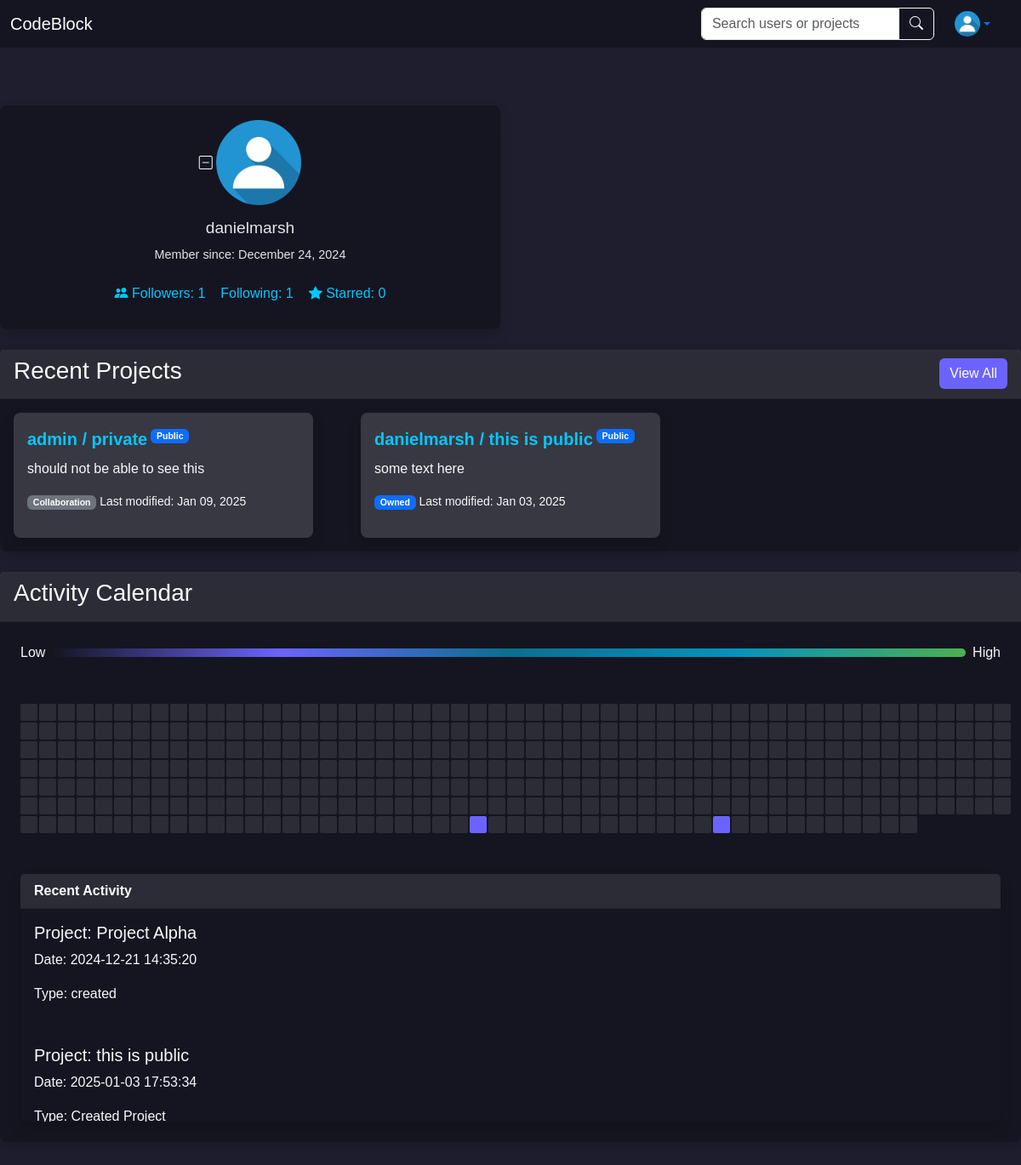
Page /profile/danielmarsh/ (signed in) on the earlier database version.
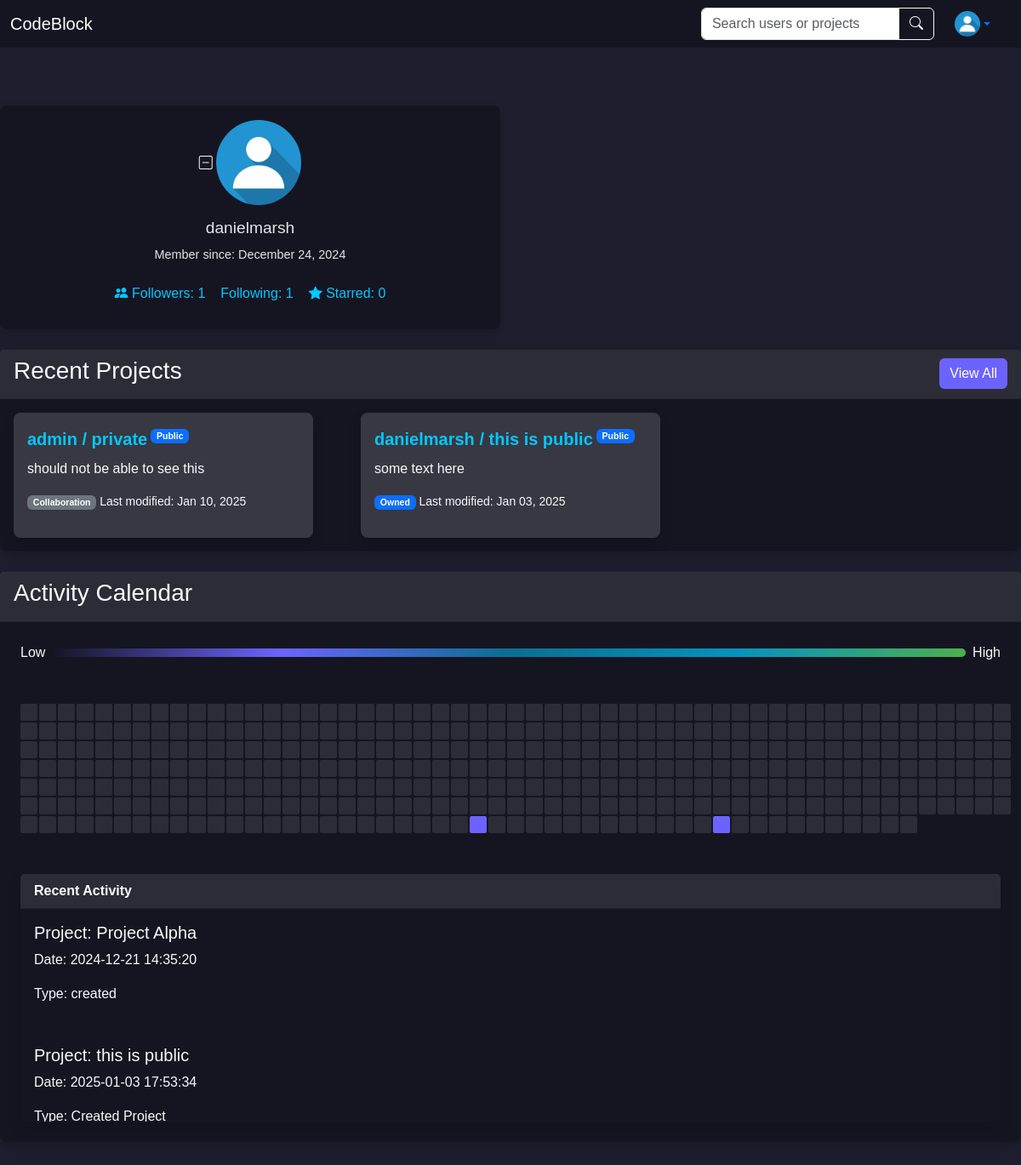
Same page on the later database version.
### ide/models.py (models this page shows, shortened)
class Project(models.Model):
    THEME_CHOICES = [
        ('default', 'Light Mode'),
        ('eclipse', 'Eclipse'),
        ('material', 'Material'),
        ('cobalt', 'Cobalt'),
        ('monokai', 'Monokai'),
        ('dracula', 'Dracula'),
    ]
    SYNTAX_CHOICES = [
        ('auto', 'Auto Detect'),
        ('plain', 'Plain Text'),
        ('python', 'Python'),
        ('javascript', 'JavaScript'),
        ('html', 'HTML'),
        ('css', 'CSS'),
        ('java', 'Java'),
        ('c', 'C'),
        ('cpp', 'C++'),
        ('php', 'PHP'),
        ('ruby', 'Ruby'),
        ('swift', 'Swift'),
        ('go', 'Go'),
        ('rust', 'Rust'),
        ('typescript', 'TypeScript'),
    ]
    user = models.ForeignKey(settings.AUTH_USER_MODEL, on_delete=models.CASCADE)
    project_name = models.CharField(max_length=100)
    project_path = models.CharField(max_length=100, default=default_project_path)
    project_description = TextField(blank=True, null=True)
    selected_theme = models.CharField(max_length=20, choices=THEME_CHOICES, default='default')
    selected_syntax = models.CharField(max_length=20, choices=SYNTAX_CHOICES, default='auto')
    is_public = models.BooleanField(default=False)
    likes = models.PositiveIntegerField(default=0)
    liked_by = models.ManyToManyField(settings.AUTH_USER_MODEL, related_name='liked_projects', blank=True)
    modified_at = models.DateTimeField(auto_now=True)
    created_at = models.DateTimeField(auto_now_add=True)
    collaborators = models.ManyToManyField(settings.AUTH_USER_MODEL, related_name='collaborating_projects', blank=True)

### user/models.py (models this page shows, shortened)
class CustomUser(AbstractUser):
    profile_picture = models.ImageField(upload_to='profile_pictures/', null=True, blank=True)
    following = models.ManyToManyField(
        'self',
        symmetrical=False,
        related_name='followers',
        blank=True
    )
    bio = models.TextField(null=True, blank=True)
    activity_log = models.JSONField(default=dict, blank=True)
    def is_following(self, user):
        return self.following.filter(id=user.id).exists()

### user_profile/views.py (the view, shortened to what this page needs)
# urls.py: path("profile/<str:username>/", ProfileView.as_view(), name="public_profile"),
class ProfileView(LoginRequiredMixin, TemplateView):
    template_name = "profile.html"
    login_url = 'login'  # Redirect to the login page if not authenticated
    def get(self, request, *args, **kwargs):
        username = self.kwargs.get("username")
        if username:
            user_profile = get_object_or_404(CustomUser, username=username)
            owned_projects = Project.objects.filter(user=user_profile)
            collaborating_projects = user_profile.collaborating_projects.all()
        else:
            user_profile = request.user
            owned_projects = Project.objects.filter(user=request.user)
            collaborating_projects = request.user.collaborating_projects.all()
        user_projects = owned_projects | collaborating_projects
        if user_profile != request.user:  # If viewing someone else's profile
            user_projects = user_projects.filter(
                models.Q(is_public=True) |
                models.Q(collaborators=request.user)
            )
        user_projects = user_projects.distinct().order_by('-modified_at')  # Remove duplicates and sort by modified date
        activity_days, recent_activity = user_activity(user_projects, user_profile)
        is_following = request.user.is_authenticated and request.user.is_following(user_profile)
        context = {
            'user_profile': user_profile,
            'user_projects': user_projects,
            'activity_days': activity_days,
            'recent_activity': recent_activity,
            'is_own_profile': user_profile == request.user,
            'is_following': is_following,
        }
        return self.render_to_response(context)

### user_profile/views.py (called while the page is built)
def user_activity(user_projects, user_profile):
    recent_activity = user_profile.activity_log
    start_date = now() - timedelta(days=365)
    end_date = now()
    activity_data = {}
    for entry in user_profile.activity_log:
        entry_date = now().strptime(entry['date_time'], '%Y-%m-%d %H:%M:%S').date()
        if start_date.date() <= entry_date <= end_date.date():
            activity_data[entry_date] = activity_data.get(entry_date, 0) + 1
    activity_days = [
        {'date': current_date, 'count': activity_data.get(current_date.date(), 0)}
        for current_date in (start_date + timedelta(days=i) for i in range((end_date - start_date).days + 1))
    ]
    return activity_days, recent_activity

### user_profile/templates/profile.html (shortened to what the changed rows need)
{% extends 'base.html' %}
{% block extra_head %}
    {% load static %}
    <link rel="stylesheet" type="text/css" href="{% static 'profile.css' %}">
{% endblock %}
{% block content %}
    <div class="mb-4">
        <div class="card shadow border-0">
            <div class="row g-4">
                {% for project in user_projects|slice:":3" %}
                <div class="col-md-4">
                    <div class="card p-3 m-3 shadow" style="background-color: rgba(255, 255, 255, 0.15);">
                        <div class="d-flex flex-wrap justify-content-start">
                            <a href="{% url 'project' username=project.user.username project_id=project.id %}" class="card-title">
                                {{ project.user.username }} / {{ project.project_name }}
                            </a>
                            <p class="text-light small ms-1">
                                {% if project.is_public %}
                                    <span class="badge bg-primary">Public</span>
                                {% else %}
                                    <span class="badge bg-danger">Private</span>
                                {% endif %}
                            </p>
                        </div>
                        <p class="card-text text-light">{{ project.project_description }}</p>
                        <p class="text-light small">
                            {% if project.user == user_profile %}
                                <span class="badge bg-primary">Owned</span>
                            {% else %}
                                <span class="badge bg-secondary">Collaboration</span>
                            {% endif %}
                            Last modified: {{ project.modified_at|date:"M d, Y" }}
                        </p>
                    </div>
                </div>
                {% empty %}
                <p class="text-light p-3 m-3">No recent projects or collaborations available.</p>
                {% endfor %}
            </div>
        </div>
    </div>
{% endblock %}

Differences in the rows shown:
changed Project "private": modified_at "Jan 09, 2025" → "Jan 10, 2025"
